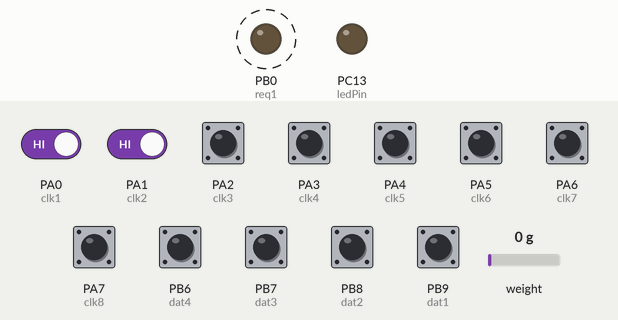
This sketch was run on a simulated STM32 Blue Pill. On the bench: output pins drawn as LEDs (lit = HIGH). Dashed ring = blinking. The test bench sets the inputs (shaded band); at power-on: PA0 (clk1), PA1 (clk2), PA2 (clk3), PA3 (clk4), PA4 (clk5), PA5 (clk6), PA6 (clk7), PA7 (clk8), PB6 (dat4), PB7 (dat3), PB8 (dat2), PB9 (dat1) HIGH, weight on the scale 0 g.

Above: at 2.25 s.
2.3 s: PA0 (clk1) driven LOW and PA1 (clk2) driven LOW
At 2.5 s:
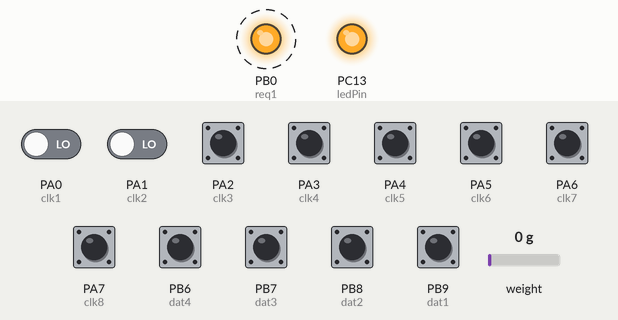
5.8 s: PA2 (clk3) pulled LOW for 0.9 s
At 6.1 s:
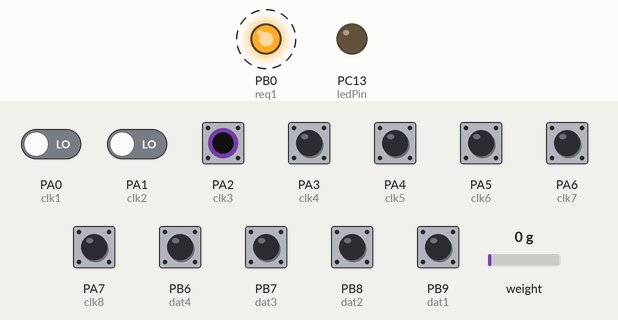
9.3 s: PA3 (clk4) pulled LOW for 0.9 s
At 9.5 s:
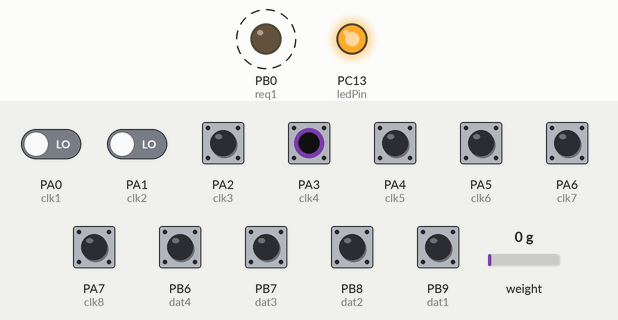
Timing chart, 0 to 18.8 s (numbered marks = the images above; inputs shaded):
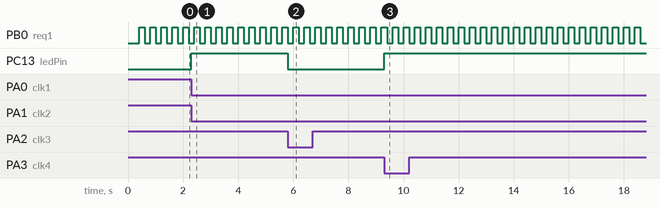

Measured:
- after the input at 2.3 s, PC13 (ledPin): LOW → HIGH at once
- after the input at 5.8 s, PC13 (ledPin): HIGH → LOW at once
- after the input at 9.3 s, PC13 (ledPin): LOW → HIGH at once
- by itself, PB0 (req1): alternates HIGH for 0.20 s and LOW for 0.20 s

The sketch:

_8ChannMicro.ino
```cpp
/*
  Wiring code:
  C16A..20t       Gen
  blue/green  +E  red
  grey/black  -E  black
  red         -A  white
  white       +A  green

*/

//Pin Maping for scale and Micrometers
#define ledPin PC13
#define req1 PB0

#define dat1 PB9
#define dat2 PB8
#define dat3 PB7
#define dat4 PB6
#define dat5 PB5
#define dat6 PB4
#define dat7 PA12
#define dat8 PA15

#define clk1 PA0
#define clk2 PA1
#define clk3 PA2
#define clk4 PA3
#define clk5 PA4
#define clk6 PA5
#define clk7 PA6
#define clk8 PA7

#define dout1 PB15
#define sck1  PB14
#define dout2 PB13
#define sck2  PB12

#include <HX711.h>
HX711 scale1(dout1, sck1);
HX711 scale2(dout2, sck2);

volatile int i1, i2, i3, i4, i5, i6, i7, i8=0;
volatile int k1, k2, k3, k4, k5, k6, k7, k8=0;
volatile int w1, w2, w3, w4, w5, w6, w7, w8=0;
volatile int mydata1[14];
volatile int mydata2[14];
volatile int mydata3[14];
volatile int mydata4[14];
volatile int mydata5[14];
volatile int mydata6[14];
volatile int mydata7[14];
volatile int mydata8[14];
volatile int count1,count2,count3,count4,count5,count6,count7,count8;

volatile float value1,value2,value3,value4,value5,value6,value7,value8,load1,load2,load3,load4;
volatile bool flagLed,flagRead1,flagRead2,flagRead3,flagRead4,flagRead5,flagRead6,flagRead7,flagRead8=false;
volatile bool flagValid1,flagValid2,flagValid3,flagValid4,flagValid5,flagValid6,flagValid7,flagValid8=false;
volatile bool flagReq;
long t;


void setup() {
  Serial1.begin(115200);
  Serial1.println("...start - Uni - test");

  Timer2.setChannel1Mode(TIMER_OUTPUTCOMPARE);
  Timer2.setPeriod(200000); // in microseconds
  Timer2.setCompare1(1); // overflow might be small
  Timer2.attachCompare1Interrupt(callback);

  Timer3.setChannel1Mode(TIMER_OUTPUTCOMPARE);
  Timer3.setPeriod(1000); // in microseconds
  Timer3.setCompare1(1); // overflow might be small
  Timer3.attachCompare1Interrupt(callbackms);


  pinMode(ledPin, OUTPUT);
  pinMode(req1,OUTPUT);
  pinMode(clk1,INPUT_PULLUP);pinMode(dat1,INPUT_PULLUP);
  pinMode(clk2,INPUT_PULLUP);pinMode(dat2,INPUT_PULLUP);
  pinMode(clk3,INPUT_PULLUP);pinMode(dat3,INPUT_PULLUP);
  pinMode(clk4,INPUT_PULLUP);pinMode(dat4,INPUT_PULLUP);
  pinMode(clk5,INPUT_PULLUP);pinMode(dat5,INPUT_PULLUP);
  pinMode(clk6,INPUT_PULLUP);pinMode(dat6,INPUT_PULLUP);
  pinMode(clk7,INPUT_PULLUP);pinMode(dat7,INPUT_PULLUP);
  pinMode(clk8,INPUT_PULLUP);pinMode(dat8,INPUT_PULLUP);

  attachInterrupt(clk1, pulse1, FALLING);
  attachInterrupt(clk2, pulse2, FALLING);
  attachInterrupt(clk3, pulse3, FALLING);
  attachInterrupt(clk4, pulse4, FALLING);
  attachInterrupt(clk5, pulse5, FALLING);
  attachInterrupt(clk6, pulse6, FALLING);
  attachInterrupt(clk7, pulse7, FALLING);
  attachInterrupt(clk8, pulse8, FALLING);

}

void loop() {
    load1 = scale1.get_value(7);
    //scale1.set_gain(128); load1 = scale1.get_value(1);
    //scale1.set_gain(32);  load2 = scale1.get_value(1);
    //scale2.set_gain(128); load3 = scale2.get_value(1);
    //scale2.set_gain(32);  load4 = scale2.get_value(1);


    if (flagValid1==false) value1=999.99;
    if (flagValid2==false) value2=999.99;
    if (flagValid3==false) value3=999.99;
    if (flagValid4==false) value4=999.99;
    if (flagValid5==false) value5=999.99;
    if (flagValid6==false) value6=999.99;
    if (flagValid7==false) value7=999.99;
    if (flagValid8==false) value8=999.99;

    Serial1.print(value1,2);Serial1.print(",");
    Serial1.print(value2,2);Serial1.print(",");
    Serial1.print(value3,2);Serial1.print(",");
    Serial1.print(value4,2);Serial1.print(",");
    Serial1.print(value5,2);Serial1.print(",");
    Serial1.print(value6,2);Serial1.print(",");
    Serial1.print(value7,2);Serial1.print(",");
    Serial1.print(value8,2);Serial1.print(",");
    Serial1.print(load1,2);
    //Serial1.print(load2,2);Serial1.print(",");
    //Serial1.print(load3,2);Serial1.print(",");
    //Serial1.print(load4,2);
    Serial1.println();

    flagValid1=false;
    flagValid2=false;
    flagValid3=false;
    flagValid4=false;
    flagValid5=false;
    flagValid6=false;
    flagValid7=false;
    flagValid8=false;
    /*
    // datinputdebug
    Serial1.print("dat:");
    Serial1.print(digitalRead(dat1));Serial1.print(digitalRead(dat2));Serial1.print(digitalRead(dat3));
    Serial1.print(digitalRead(dat4));Serial1.print(digitalRead(dat5));Serial1.print(digitalRead(dat6));
    Serial1.println();

    // clkinputdebug
    Serial1.print("clk:");
    Serial1.print(digitalRead(clk1));Serial1.print(digitalRead(clk2));Serial1.print(digitalRead(clk3));
    Serial1.print(digitalRead(clk4));Serial1.print(digitalRead(clk5));Serial1.print(digitalRead(clk6));
    Serial1.println();
    */

}

volatile float processing(volatile int mydata[14])
{
  int decimal=0;
  long value_int;
  int sign;
  float value=0;
  sign = mydata[4];
  value_int = mydata[6]*10000 + mydata[7]*1000 + mydata[8]*100 + mydata[9]*10 + mydata[10];
  if (sign==8){value_int=value_int*(-1);}
  value = value_int/100.0;
  return value;
}

void callback()
{
  flagReq=!flagReq;
  if (flagReq) digitalWrite(req1, LOW); else digitalWrite(req1, HIGH);
}

void callbackms()
{
  count1++;count2++;count3++;count4++;count5++;count6++;count7++;count8++;
  if (count1>1000) count1=0;
  if (count2>1000) count2=0;
  if (count3>1000) count3=0;
  if (count4>1000) count4=0;
  if (count5>1000) count5=0;
  if (count6>1000) count6=0;
  if (count7>1000) count7=0;
  if (count8>1000) count8=0;
}

void pulse1()
{
digitalWrite(ledPin, flagLed); flagLed=!flagLed;
if (count1>50) {flagRead1=true;}
if (flagRead1)
  {
  bitWrite(k1, w1, (digitalRead(dat1) & 0x1));
  w1++;
  if (w1>3){
    mydata1[i1] = k1;
    k1=0;w1=0;
    i1++;}
  if (i1>13) {i1=0;k1=0;w1=0; value1 = processing(mydata1); flagRead1=false; flagValid1=true;}
  }
count1=0;
}

void pulse2()
{
digitalWrite(ledPin, flagLed); flagLed=!flagLed;
if (count2>50) {flagRead2=true;}
if (flagRead2){
    bitWrite(k2, w2, (digitalRead(dat2) & 0x1));
  w2++;
  if (w2>3){
    mydata2[i2] = k2;
    k2=0;w2=0;
    i2++;}
  if (i2>13) {k2=0; i2=0; w2=0;value2 = processing(mydata2); flagRead2=false; flagValid2=true;}
  }
count2=0;
}

void pulse3()
{
digitalWrite(ledPin, flagLed); flagLed=!flagLed;
if (count3>50) {flagRead3=true;}
if (flagRead3){
    bitWrite(k3, w3, (digitalRead(dat3) & 0x1));
  w3++;
  if (w3>3){
    mydata3[i3] = k3;
    k3=0;w3=0;
    i3++;}
  if (i3>13) {k3=0; i3=0; w3=0;value3 = processing(mydata3); flagRead3=false; flagValid3=true;}
  }
count3=0;
}

void pulse4()
{
digitalWrite(ledPin, flagLed); flagLed=!flagLed;
if (count4>50) {flagRead4=true;}
if (flagRead4){
    bitWrite(k4, w4, (digitalRead(dat4) & 0x1));
  w4++;
  if (w4>3){
    mydata4[i4] = k4;
    k4=0;w4=0;
    i4++;}
  if (i4>13) {k4=0; i4=0; w4=0; value4 = processing(mydata4); flagRead4=false; flagValid4=true;}
  }
count4=0;
}

void pulse5()
{
digitalWrite(ledPin, flagLed); flagLed=!flagLed;
if (count5>50) {flagRead5=true;}
if (flagRead5){
    bitWrite(k5, w5, (digitalRead(dat5) & 0x1));
  w5++;
  if (w5>3){
    mydata5[i5] = k5;
    k5=0;w5=0;
    i5++;}
  if (i5>13) {k5=0; i5=0; w5=0;value5 = processing(mydata5); flagRead5=false; flagValid5=true;}
  }
count5=0;
}

void pulse6()
{
digitalWrite(ledPin, flagLed); flagLed=!flagLed;
if (count6>50) {flagRead6=true;}
if (flagRead6){
    bitWrite(k6, w6, (digitalRead(dat6) & 0x1));
  w6++;
  if (w6>3){
    mydata6[i6] = k6;
    k6=0;w6=0;
    i6++;}
  if (i6>13) {k6=0; i6=0; w6=0;value6 = processing(mydata6); flagRead6=false; flagValid6=true;}
  }
count6=0;
}


void pulse7()
{
digitalWrite(ledPin, flagLed); flagLed=!flagLed;
if (count7>50) {flagRead7=true;}
if (flagRead7){
    bitWrite(k7, w7, (digitalRead(dat7) & 0x1));
  w7++;
  if (w7>3){
    mydata7[i7] = k7;
    k7=0;w7=0;
    i7++;}
  if (i7>13) {k7=0; i7=0; w7=0;value7 = processing(mydata7); flagRead7=false; flagValid7=true;}
  }
count7=0;
}

void pulse8()
{
digitalWrite(ledPin, flagLed); flagLed=!flagLed;
if (count8>50) {flagRead8=true;}
if (flagRead8){
    bitWrite(k8, w8, (digitalRead(dat8) & 0x1));
  w8++;
  if (w8>3){
    mydata8[i8] = k8;
    k8=0;w8=0;
    i8++;}
  if (i8>13) {k8=0; i8=0; w8=0;value8 = processing(mydata8); flagRead8=false; flagValid8=true;}
  }
count8=0;
}
```
